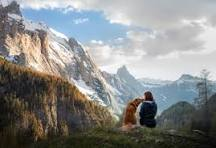
#> input picture image_lab.png, 216 x 148 px
$ python Lab_1.py
#> lines starting #> are read from the running program, lines starting #| are printed output that depends on the picture; after the words box and inside, x2 and y2 are one past the last pixel; in counts of white or black regions, pixels touching at a corner belong together
import cv2
import os
import argparse

# ---------------- ARGUMENTS / IMAGE PATH ----------------
script_dir = os.path.dirname(os.path.abspath(__file__))
default_path = os.path.join(script_dir, 'image_lab.png')

parser = argparse.ArgumentParser(description='Lab 1: Demonstrate OpenCV thresholding')
parser.add_argument('image', nargs='?', default=default_path, help='Path to input image (default: image_lab.png in script dir)')
args = parser.parse_args()
path = args.image

# ---------------- LOAD IMAGE ----------------
img = cv2.imread(path, 0)
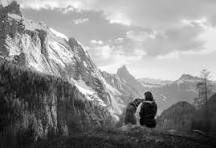
#> img: shape (148, 216); min 0, max 255, mean 136.7

if img is None:
    print("Image not found! Check file path or name:", path)
    exit(1)

# ---------------- THRESHOLDING ----------------
ret, binary = cv2.threshold(img, 127, 255, cv2.THRESH_BINARY)
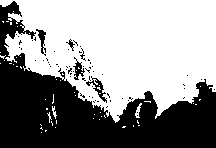
#> binary: shape (148, 216); 57.8% white; 64 black regions (58 under 20 px), largest, box (x1, y1, x2, y2) and area: (0, 1, 216, 148) 12932, (86, 76, 107, 103) 147, (73, 57, 85, 80) 113, (36, 29, 46, 56) 110, (66, 39, 75, 51) 34, (80, 48, 86, 61) 21
ret, binary_inv = cv2.threshold(img, 127, 255, cv2.THRESH_BINARY_INV)
ret, trunc = cv2.threshold(img, 127, 255, cv2.THRESH_TRUNC)
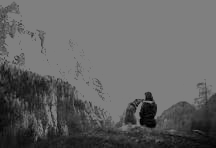
#> trunc: shape (148, 216); min 0, max 127, mean 99.2
ret, tozero = cv2.threshold(img, 127, 255, cv2.THRESH_TOZERO)
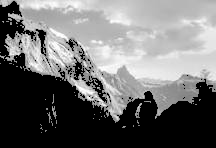
#> tozero: shape (148, 216); min 0, max 255, mean 110.9
ret, tozero_inv = cv2.threshold(img, 127, 255, cv2.THRESH_TOZERO_INV)
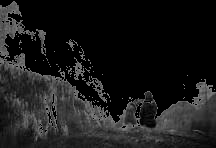
#> tozero_inv: shape (148, 216); min 0, max 127, mean 25.8

# ---------------- SHOW IMAGES ----------------
cv2.imshow("Original", img)
cv2.imshow("Binary", binary)
cv2.imshow("Binary Inv", binary_inv)
cv2.imshow("Trunc", trunc)
cv2.imshow("ToZero", tozero)
cv2.imshow("ToZero Inv", tozero_inv)

cv2.waitKey(0)
cv2.destroyAllWindows()

print("Thresholding completed successfully")
